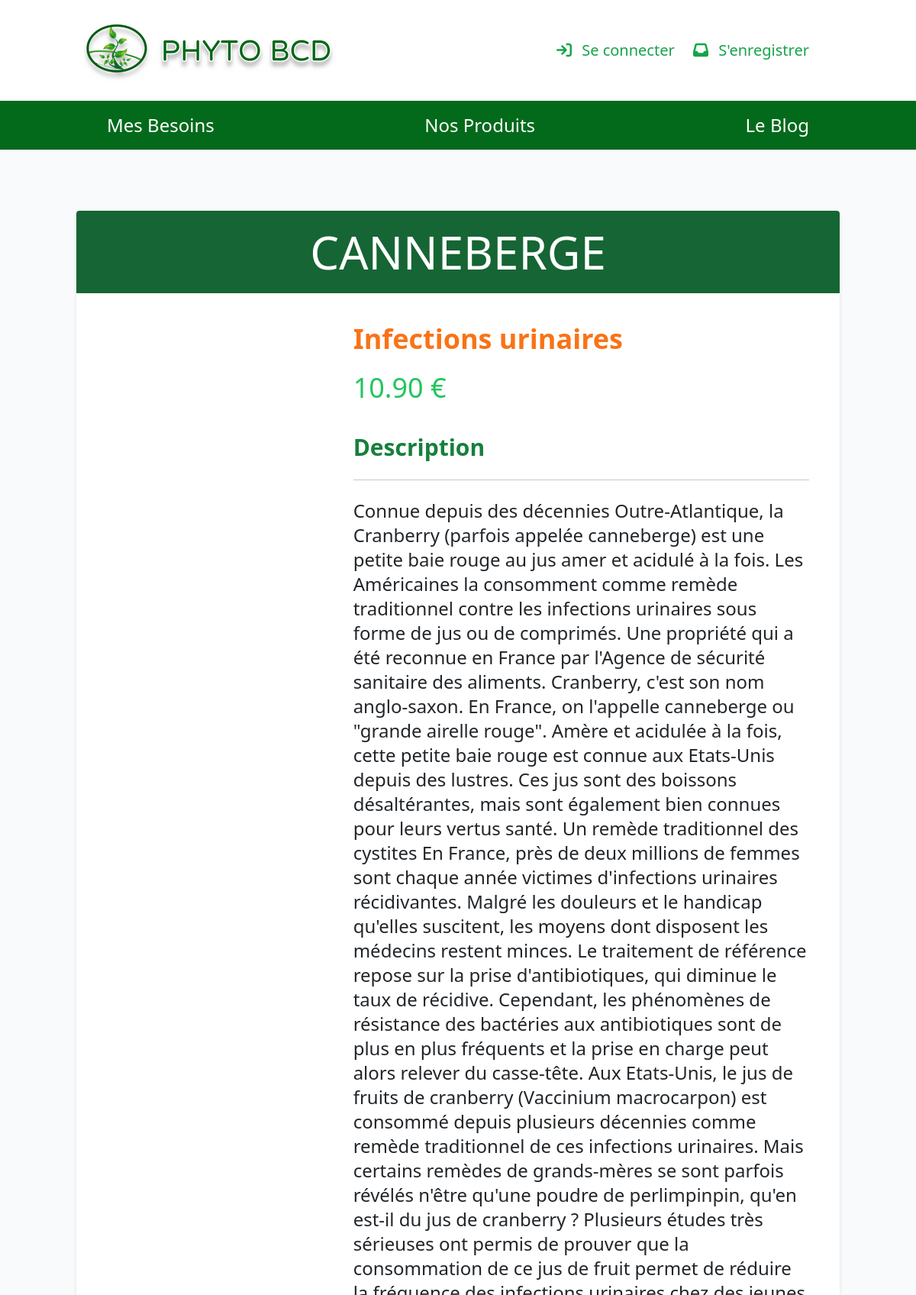
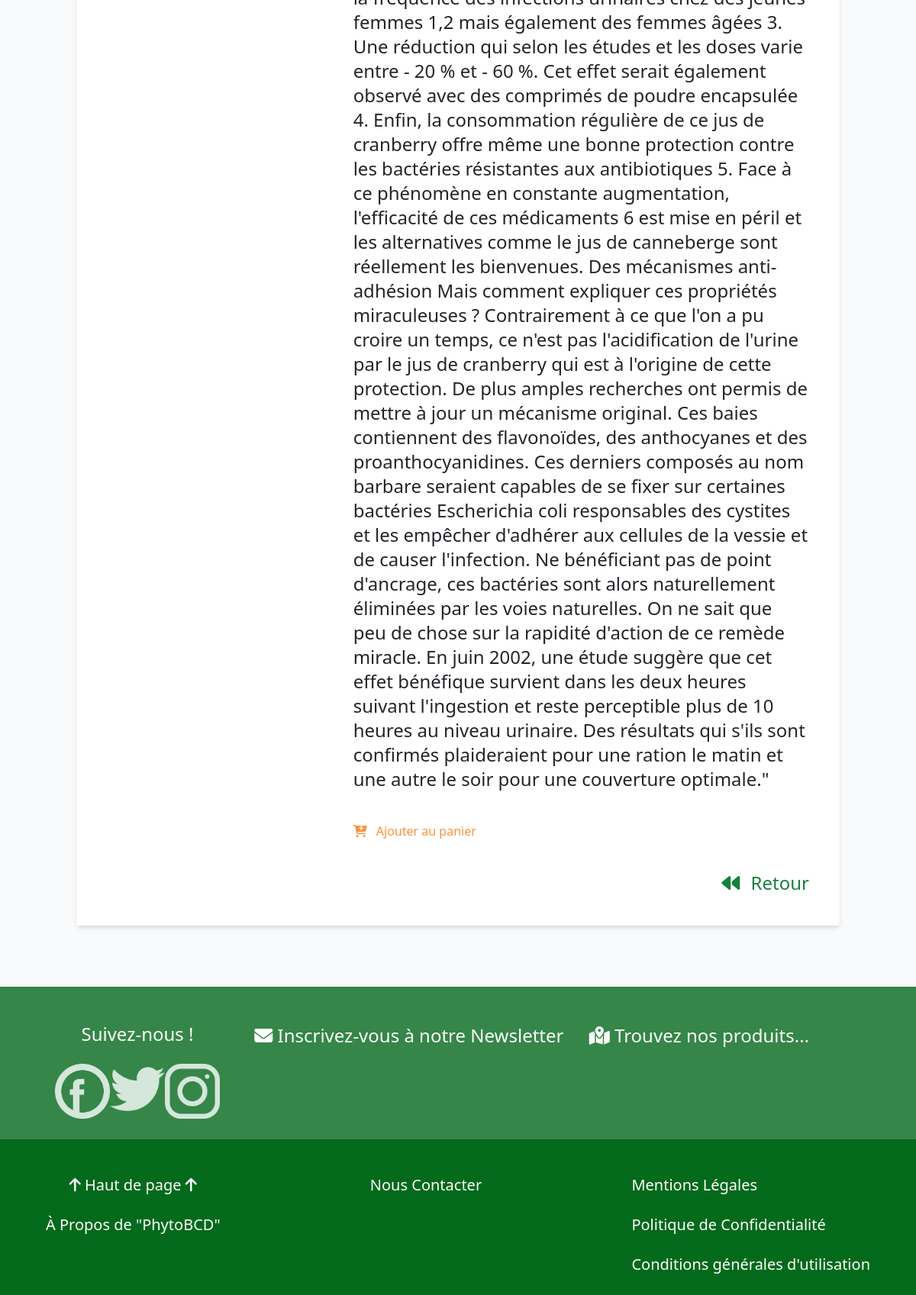
Screenshot of /details.php?id=34 with the database file from the repository (2 pictures, top to bottom).
### tables this page shows
CREATE TABLE `phyto` (
  `id` int(11) NOT NULL,
  `plante` varchar(255) NOT NULL,
  `effet` int(255) NOT NULL,
  `image` varchar(255) NOT NULL,
  `price` double(5,2) DEFAULT NULL,
  `description` text DEFAULT NULL
);

CREATE TABLE `effet` (
  `id` int(11) NOT NULL,
  `name` varchar(255) NOT NULL,
  `image` varchar(255) NOT NULL
);

### src/MainModel.php (called while the page is built, shortened)
<?php
require_once "Database.php";
class MainModel
{
    public function __construct()
    {
        $database = new Database();
        $this->pdo = $database->connection();
    }
}

### src/Database.php (called while the page is built)
<?php
class Database
{
    public function connection()
    {
        return new PDO("mysql:host=localhost;dbname=phytostore;charset-utf8", "root","",[
            PDO::ATTR_ERRMODE => PDO::ERRMODE_EXCEPTION
            ]);
    }
}

### src/PhytoModel.php (called while the page is built, shortened)
<?php
require_once "Phyto.php";
require_once "Effet.php";
require_once "MainModel.php";
class PhytoModel extends MainModel
{
    public function getOnePlant()
    {
      $id = $this->checkQueryId();
      $stmt = $this->pdo->query("SELECT * FROM phyto WHERE id = $id");
      $stmt->setFetchMode(PDO::FETCH_CLASS, "Phyto");
      $plant = $stmt->fetch();
      return $plant;
    }
    private function checkQueryId()
    {
      return (int)$_GET["id"];
    }
  }

### src/Phyto.php (called while the page is built, shortened)
<?php
class Phyto
{
    private $plante;
    private $price;
    private $description;
    public function getPlante()
    {
        return $this->plante;
    }
    public function getPrice()
    {
        return number_format($this->price, 2, ".");
    }
    public function getDescription()
    {
        return $this->description;
    }
}

### src/Effet.php (called while the page is built, shortened)
<?php
class Effet{
    private $name;
    public function getName()
    {
         return $this->name;
    }
}
?>

### utils/utils.php (called while the page is built, shortened)
<?php
function getLoggedUser()
{
  if (isset($_SESSION["phytostore_logged_user"])) return $_SESSION["phytostore_logged_user"];
  else return false;
}

### details.php (the view, shortened to what this page needs)
<?php
require_once "./src/Phyto.php";
require_once "./src/Effet.php";
require_once "./src/PhytoModel.php";
require_once "./includes/header.php";
$phytoModel = new PhytoModel();
$plant = $phytoModel->getOnePlant();
$user = getLoggedUser();
$stmt2 = $pdo->query("SELECT * FROM effet");
$effets = $stmt2->fetchAll(PDO::FETCH_CLASS, "Effet");
foreach ($effets as $effet) {
    if ($effet->getId() == $plant->getEffet()) {
        $effetname = $effet->getName();
    }
}
?>
<section class="rounded overflow-hidden bg-white shadow-md">
    <header class="py-4 bg-green-800 text-white">
        <h1 class="text-6xl text-center font-light uppercase"><?= $plant->getPlante() ?></h1>
    </header>
    <div class="flex p-10 gap-6">
        <div class="w-1/3">
        </div>
        <div class="w-2/3">
            <h2 class="text-4xl font-bold text-orange-500"><?= $effetname ?></h2>
            <br />
            <h3 class="text-4xl text-green-500"><?= $plant->getPrice() ?> €</h3>
            <div class="mt-10">
                <p class="font-bold text-3xl text-green-700">Description</p>
                <hr class="my-6" />
                <p class="text-2xl"><?= $plant->getDescription() ?></p>
            </div>
            <?php if ($user) : ?>
                <div class="mt-10 flex items-center gap-3">
                    <a class="text-2xl text-gray-500 hover:text-red-500" href="#">
                        <i class="fa-solid fa-heart mr-2"></i> J'aime
                    </a>
                    <form method="post">
                        <button class="text-2xl text-orange-400 hover:text-orange-600" name="add">
                            <i class="fa-solid fa-cart-arrow-down mr-2"></i> Ajouter au panier
                        </button>
                    </form>
                </div>
                <?php if ($user["role"] === "admin") : ?>
                    <div class="mt-10 flex items-center gap-3">
                        <a href="edit.php?id=<?= $plant->getId() ?>" class="py-2 px-4 rounded bg-green-400 hover:bg-green-700 text-white">
                            <i class="fa-solid fa-pen-to-square mr-2"></i>Éditer
                        </a>
                        <form method="post" onsubmit="return confirm('Supprimer cette plante ?')">
                            <button class="py-2 px-4 rounded bg-pink-400 hover:bg-pink-500 text-white" name="delete">
                                <i class="fa-solid fa-ban mr-2"></i>Supprimer
                            </button>
                        </form>
                    </div>
                <?php endif ?>
            <?php else : ?>
                <div class="mt-10">
                    <a class="text-orange-400 hover:text-orange-600" href="login.php">
                        <i class="fa-solid fa-cart-arrow-down mr-2"></i> Ajouter au panier
                    </a>
                </div>
            <?php endif ?>
            <div class="mt-10 text-right">
                <a class="text-2xl text-green-700 hover:text-red-700" href="index.php">
                    <i class="fa-solid fa-backward mr-2"></i> Retour
                </a>
            </div>
        </div>
    </div>
</section>
<?php
require_once "./includes/footer.php";
?>

### rows the page displays
phyto: plante "CANNEBERGE", price "10.90", description "Connue depuis des décennies Outre-Atlantique, la Cranberry (parfois appelée canneberge) est une petite baie rouge au jus amer et acidulé à la fois. Les Américaines la consomment comme remède traditionnel contre les infections urinaires sous forme de jus ou de comprimés. Une propriété qui a été reconnue en France par l'Agence de sécurité sanitaire des aliments. Cranberry, c'est son nom anglo-saxon. En France, on l'appelle canneberge ou \"grande airelle rouge\". Amère et acidulée à la fois, cette petite baie rouge est connue aux Etats-Unis depuis des lustres. Ces jus sont des boissons désaltérantes, mais sont également bien connues pour leurs vertus santé. Un remède traditionnel des cystites En…"
effet: name "Infections urinaires"
